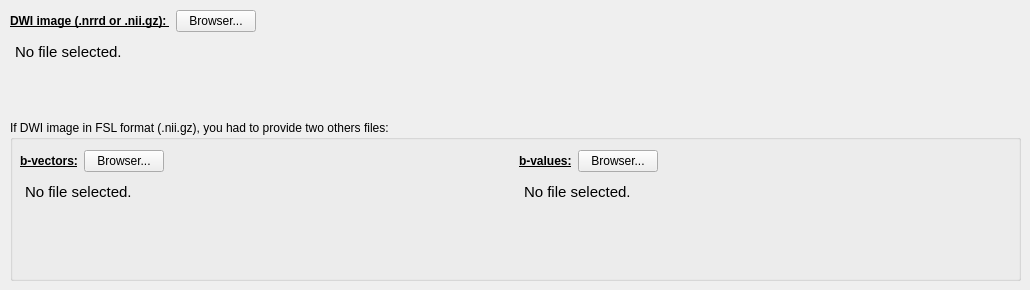
          <widget class="QWidget" name="tab_13">
           <attribute name="title">
            <string>DWI Image</string>
           </attribute>
           <widget class="QWidget" name="layoutWidget">
            <property name="geometry">
             <rect>
              <x>10</x>
              <y>10</y>
              <width>1011</width>
              <height>105</height>
             </rect>
            </property>
            <layout class="QVBoxLayout" name="verticalLayout">
             <item>
              <layout class="QHBoxLayout" name="horizontalLayout_27">
               <item>
                <widget class="QLabel" name="label_19">
                 <property name="font">
                  <font>
                   <weight>75</weight>
                   <bold>true</bold>
                   <underline>true</underline>
                  </font>
                 </property>
                 <property name="text">
                  <string>DWI image (.nrrd or .nii.gz): </string>
                 </property>
                </widget>
               </item>
               <item>
                <widget class="QPushButton" name="DWI_DATA_pushButton">
                 <property name="text">
                  <string>Browser...</string>
                 </property>
                 <property name="autoDefault">
                  <bool>false</bool>
                 </property>
                 <property name="flat">
                  <bool>false</bool>
                 </property>
                </widget>
               </item>
               <item>
                <spacer name="horizontalSpacer_16">
                 <property name="orientation">
                  <enum>Qt::Horizontal</enum>
                 </property>
                 <property name="sizeHint" stdset="0">
                  <size>
                   <width>40</width>
                   <height>20</height>
                  </size>
                 </property>
                </spacer>
               </item>
              </layout>
             </item>
             <item>
              <widget class="QTextEdit" name="DWI_DATA_textEdit">
               <property name="styleSheet">
                <string notr="true">QTextEdit {
	background-color : transparent
}</string>
               </property>
               <property name="readOnly">
                <bool>true</bool>
               </property>
               <property name="html">
                <string>&lt;!DOCTYPE HTML PUBLIC &quot;-//W3C//DTD HTML 4.0//EN&quot; &quot;http://www.w3.org/TR/REC-html40/strict.dtd&quot;&gt;
&lt;html&gt;&lt;head&gt;&lt;meta name=&quot;qrichtext&quot; content=&quot;1&quot; /&gt;&lt;style type=&quot;text/css&quot;&gt;
p, li { white-space: pre-wrap; }
&lt;/style&gt;&lt;/head&gt;&lt;body style=&quot; font-family:'Ubuntu'; font-size:11pt; font-weight:400; font-style:normal;&quot;&gt;
&lt;p style=&quot; margin-top:0px; margin-bottom:0px; margin-left:0px; margin-right:0px; -qt-block-indent:0; text-indent:0px;&quot;&gt;No file selected.&lt;/p&gt;&lt;/body&gt;&lt;/html&gt;</string>
               </property>
              </widget>
             </item>
            </layout>
           </widget>
           <widget class="QGroupBox" name="groupBox_13">
            <property name="geometry">
             <rect>
              <x>10</x>
              <y>120</y>
              <width>1011</width>
              <height>161</height>
             </rect>
            </property>
            <property name="title">
             <string>If DWI image in FSL format (.nii.gz), you had to provide two others files: </string>
            </property>
            <widget class="QWidget" name="layoutWidget">
             <property name="geometry">
              <rect>
               <x>10</x>
               <y>30</y>
               <width>991</width>
               <height>121</height>
              </rect>
             </property>
             <layout class="QGridLayout" name="gridLayout_8">
              <item row="0" column="0">
               <layout class="QHBoxLayout" name="horizontalLayout_67">
                <item>
                 <widget class="QLabel" name="label_18">
                  <property name="font">
                   <font>
                    <weight>75</weight>
                    <bold>true</bold>
                    <underline>true</underline>
                   </font>
                  </property>
                  <property name="text">
                   <string>b-vectors:</string>
                  </property>
                 </widget>
                </item>
                <item>
                 <widget class="QPushButton" name="DWI_DATA_bvecs_pushButton">
                  <property name="text">
                   <string>Browser...</string>
                  </property>
                 </widget>
                </item>
                <item>
                 <spacer name="horizontalSpacer_12">
                  <property name="orientation">
                   <enum>Qt::Horizontal</enum>
                  </property>
                  <property name="sizeHint" stdset="0">
                   <size>
                    <width>40</width>
                    <height>20</height>
                   </size>
                  </property>
                 </spacer>
                </item>
               </layout>
              </item>
              <item row="0" column="1">
               <layout class="QHBoxLayout" name="horizontalLayout_73">
                <item>
                 <widget class="QLabel" name="label_37">
                  <property name="font">
                   <font>
                    <weight>75</weight>
                    <bold>true</bold>
                    <underline>true</underline>
                   </font>
                  </property>
                  <property name="text">
                   <string>b-values:</string>
                  </property>
                 </widget>
                </item>
                <item>
                 <widget class="QPushButton" name="DWI_DATA_bvals_pushButton">
                  <property name="text">
                   <string>Browser...</string>
                  </property>
                 </widget>
                </item>
                <item>
                 <spacer name="horizontalSpacer_52">
                  <property name="orientation">
                   <enum>Qt::Horizontal</enum>
                  </property>
                  <property name="sizeHint" stdset="0">
                   <size>
                    <width>40</width>
                    <height>20</height>
                   </size>
                  </property>
                 </spacer>
                </item>
               </layout>
              </item>
              <item row="1" column="0">
               <widget class="QTextEdit" name="DWI_DATA_bvecs_textEdit">
                <property name="styleSheet">
                 <string notr="true">QTextEdit {
	background-color : transparent
}</string>
                </property>
                <property name="readOnly">
                 <bool>true</bool>
                </property>
                <property name="html">
                 <string>&lt;!DOCTYPE HTML PUBLIC &quot;-//W3C//DTD HTML 4.0//EN&quot; &quot;http://www.w3.org/TR/REC-html40/strict.dtd&quot;&gt;
&lt;html&gt;&lt;head&gt;&lt;meta name=&quot;qrichtext&quot; content=&quot;1&quot; /&gt;&lt;style type=&quot;text/css&quot;&gt;
p, li { white-space: pre-wrap; }
&lt;/style&gt;&lt;/head&gt;&lt;body style=&quot; font-family:'Ubuntu'; font-size:11pt; font-weight:400; font-style:normal;&quot;&gt;
&lt;p style=&quot; margin-top:0px; margin-bottom:0px; margin-left:0px; margin-right:0px; -qt-block-indent:0; text-indent:0px;&quot;&gt;No file selected.&lt;/p&gt;&lt;/body&gt;&lt;/html&gt;</string>
                </property>
               </widget>
              </item>
              <item row="1" column="1">
               <widget class="QTextEdit" name="DWI_DATA_bvals_textEdit">
                <property name="styleSheet">
                 <string notr="true">QTextEdit {
	background-color : transparent
}</string>
                </property>
                <property name="readOnly">
                 <bool>true</bool>
                </property>
                <property name="html">
                 <string>&lt;!DOCTYPE HTML PUBLIC &quot;-//W3C//DTD HTML 4.0//EN&quot; &quot;http://www.w3.org/TR/REC-html40/strict.dtd&quot;&gt;
&lt;html&gt;&lt;head&gt;&lt;meta name=&quot;qrichtext&quot; content=&quot;1&quot; /&gt;&lt;style type=&quot;text/css&quot;&gt;
p, li { white-space: pre-wrap; }
&lt;/style&gt;&lt;/head&gt;&lt;body style=&quot; font-family:'Ubuntu'; font-size:11pt; font-weight:400; font-style:normal;&quot;&gt;
&lt;p style=&quot; margin-top:0px; margin-bottom:0px; margin-left:0px; margin-right:0px; -qt-block-indent:0; text-indent:0px;&quot;&gt;No file selected.&lt;/p&gt;&lt;/body&gt;&lt;/html&gt;</string>
                </property>
               </widget>
              </item>
             </layout>
            </widget>
           </widget>
          </widget>
